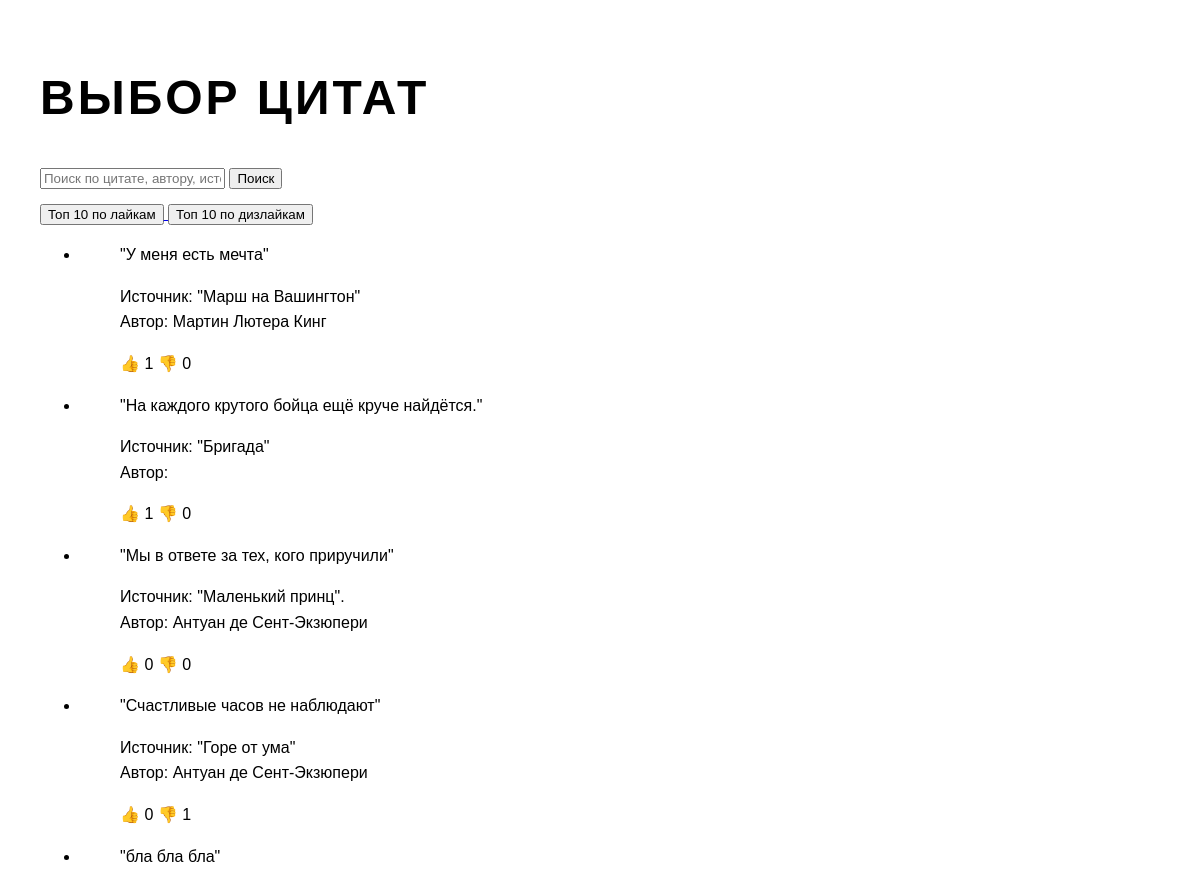
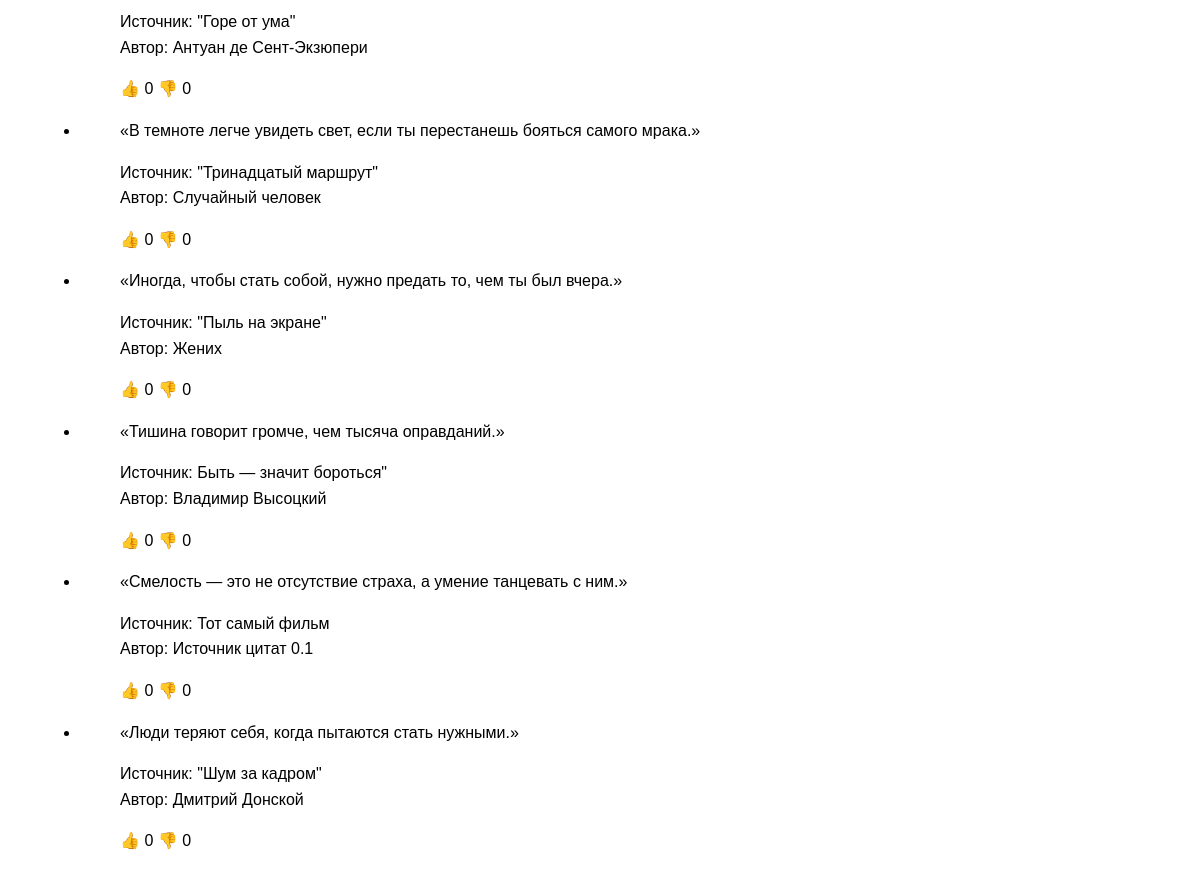
The app's page /browse_quotes/?top_10_by_likes=1 (signed in) with its own data (2 pictures, top to bottom).
### quotes/models.py (models this page shows, shortened)
class Quote(models.Model):
    text = models.TextField("Текст цитаты", max_length=1000, unique=True, null=False, blank=False)
    source = models.ForeignKey(Source, on_delete=models.CASCADE, related_name='quotes', null=False, blank=False)
    weight = models.PositiveIntegerField("Вес цитаты", default=1)
    views = models.PositiveIntegerField("Количество просмотров", default=0, null=False, blank=False)
    likes = models.PositiveIntegerField("Количество лайков", default=0, null=False, blank=False)
    dislikes = models.PositiveIntegerField("Количество дизлайков", default=0, null=False, blank=False)

class Source(models.Model):
    name = models.CharField('Название источника', max_length=300, unique=True, null=False, blank=False)
    author = models.ForeignKey(Author, on_delete=models.SET_NULL, default='', null=True)
    type = models.CharField('Тип источника', choices=SourceType, null=False, blank=False)

class Author(models.Model):
    name = models.CharField('Имя автора', max_length=150, unique=True, blank=True)

### quotes/views.py (the view)
# urls.py: path('browse_quotes/', browse_quotes, name='browse_quotes')
@login_required
def browse_quotes(request):
    q = Quote.objects.all()
    search_query = request.GET.get('q', '').strip()
    top_10_by_likes = request.GET.get('top_10_by_likes')
    top_10_by_dislikes = request.GET.get('top_10_by_dislikes')
    if search_query:
        q = q.filter(
            Q(text__icontains=search_query) |
            Q(source__name__icontains=search_query) |
            Q(source__author__name__icontains=search_query)
        )
    if top_10_by_likes:
        q = q.order_by('-likes')[:10]
    elif top_10_by_dislikes:
        q = q.order_by('-dislikes')[:10]
    return render(request, 'browse_quotes.html', {'quotes': q, 'search_query': search_query})

### quotes/templates/browse_quotes.html
{% extends "base.html" %}
{% block content %}
<h1>Выбор цитат</h1>
<form method="get" action="">
    <input
        type="text"
        name="q"
        placeholder="Поиск по цитате, автору, источнику"
        value="{{ search_query|default:'' }}"
    />
    <button type="submit">Поиск</button>
</form>
<div style="margin-top: 10px;">
    <a href="?top_10_by_likes=1{% if search_query %}&q={{ search_query }}{% endif %}">
        <button>Топ 10 по лайкам</button>
    </a>
    <a href="?top_10_by_dislikes=1{% if search_query %}&q={{ search_query }}{% endif %}">
        <button>Топ 10 по дизлайкам</button>
    </a>
</div>
{% if quotes %}
    <ul>
        {% for q in quotes %}
            <li>
                <blockquote>
                    <p>{{ q.text }}</p>
                    <footer>
                        Источник: {{ q.source.name }}<br>
                        Автор: {{ q.source.author.name }}
                    </footer>
                    <p>
                        👍 {{ q.likes }}
                        👎 {{ q.dislikes }}
                    </p>
                </blockquote>
            </li>
        {% endfor %}
    </ul>
{% else %}
    <p>Нет цитат для отображения. Выберите фильтр.</p>
{% endif %}
{% endblock %}

### static/base.css (style rules this page uses)
body { background-color: #fff; color: #000; font-family: 'Arial', Helvetica, sans-serif; margin: 0; min-height: 100vh; display: block; padding: 40px; box-sizing: border-box; line-height: 1.6; }
h1 { font-size: 3rem; font-weight: 700; margin-bottom: 40px; letter-spacing: 3px; text-transform: uppercase; line-height: 1.1; font-family: 'Arial Black', Arial, sans-serif; }

### records on screen
Quote: text "\"У меня есть мечта\"", source.name "\"Марш на Вашингтон\"", source.author.name "Мартин Лютера Кинг", likes "1", dislikes "0"
Quote: text "\"На каждого крутого бойца ещё круче найдётся.\"", source.name "\"Бригада\"", likes "1", dislikes "0"
Quote: text "\"Мы в ответе за тех, кого приручили\"", source.name "\"Маленький принц\".", source.author.name "Антуан де Сент-Экзюпери", likes "0", dislikes "0"
Quote: text "\"Счастливые часов не наблюдают\"", source.name "\"Горе от ума\"", source.author.name "Антуан де Сент-Экзюпери", likes "0", dislikes "1"
Quote: text "\"бла бла бла\"", source.name "\"Горе от ума\"", source.author.name "Антуан де Сент-Экзюпери", likes "0", dislikes "0"
Quote: text "«В темноте легче увидеть свет, если ты перестанешь бояться самого мрака.»", source.name "\"Тринадцатый маршрут\"", source.author.name "Случайный человек", likes "0", dislikes "0"
Quote: text "«Иногда, чтобы стать собой, нужно предать то, чем ты был вчера.»", source.name "\"Пыль на экране\"", source.author.name "Жених", likes "0", dislikes "0"
Quote: text "«Тишина говорит громче, чем тысяча оправданий.»", source.name "Быть — значит бороться\"", source.author.name "Владимир Высоцкий", likes "0", dislikes "0"
Quote: text "«Смелость — это не отсутствие страха, а умение танцевать с ним.»", source.name "Тот самый фильм", source.author.name "Источник цитат 0.1", likes "0", dislikes "0"
Quote: text "«Люди теряют себя, когда пытаются стать нужными.»", source.name "\"Шум за кадром\"", source.author.name "Дмитрий Донской", likes "0", dislikes "0"
